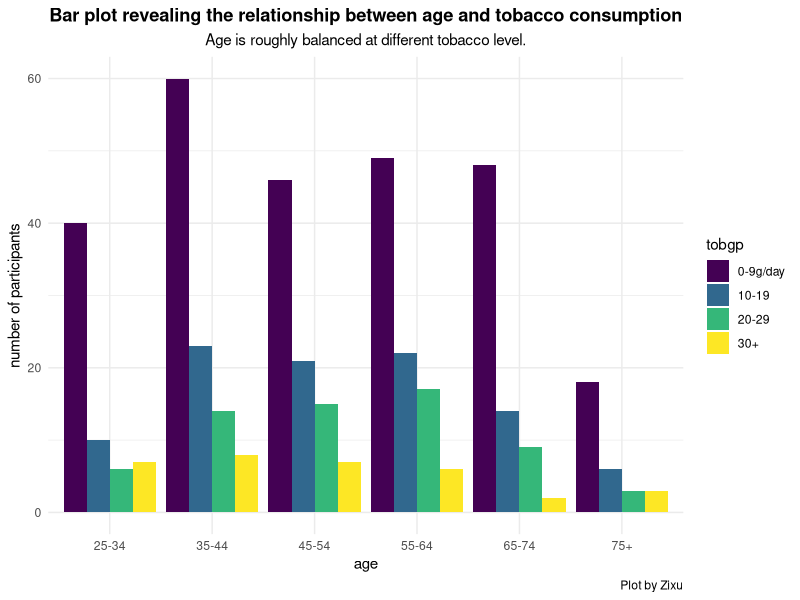
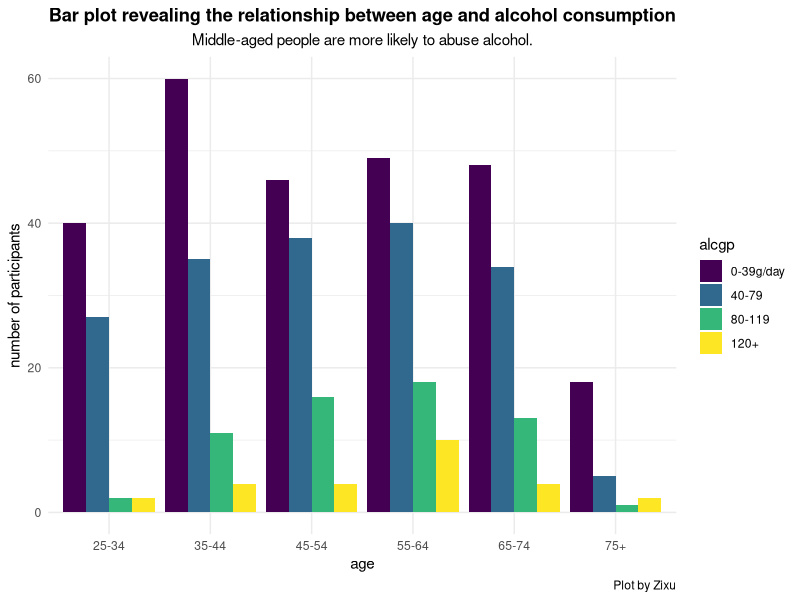
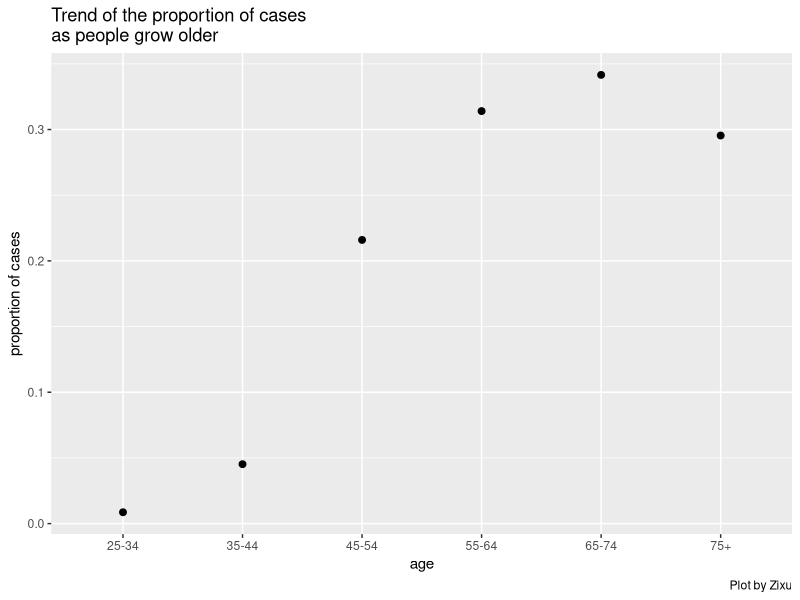
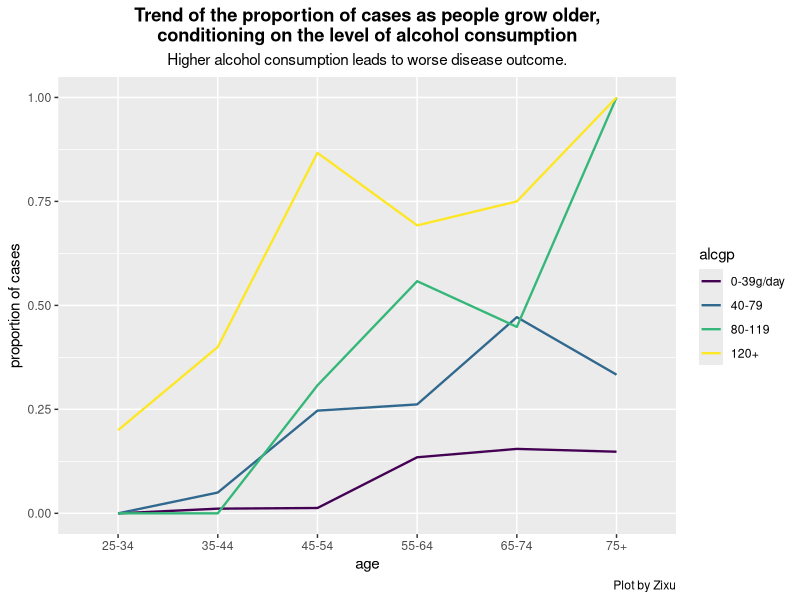
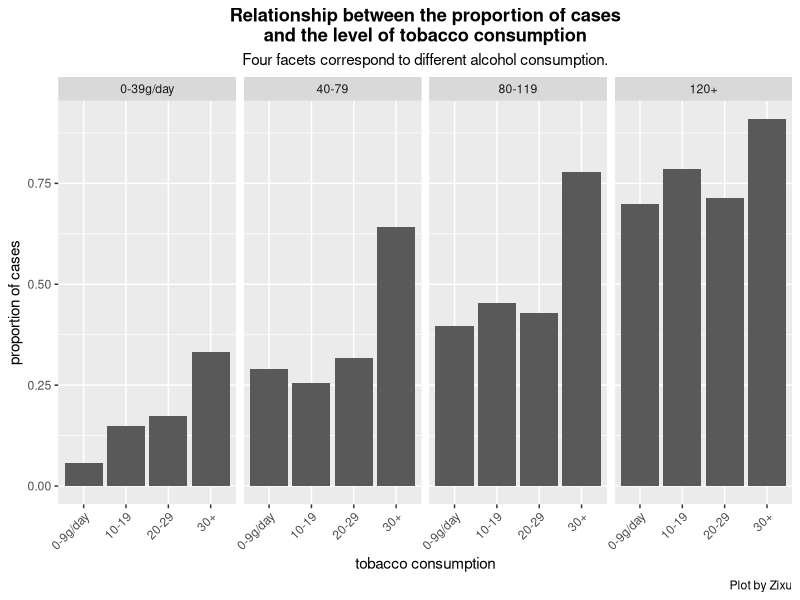
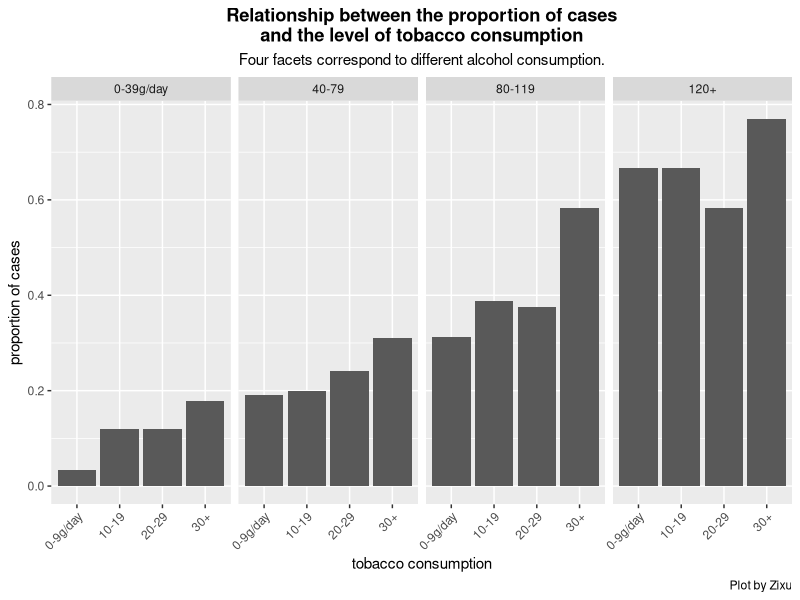

The R script that drew these images, in order:
## ---- chunk 1
data <- esoph
head(data, 15)
## ---- chunk 2
library(ggplot2)
library(dplyr)

# a bar plot showing the consumption of tobacco in different age groups
ggplot(data, aes(x = agegp, y = ncases + ncontrols, fill = tobgp)) +
  geom_bar(stat = "identity", position = "dodge") +
  labs(title = "Bar plot revealing the relationship between age and tobacco consumption",
       x = "age", y = "number of participants",
       subtitle="Age is roughly balanced at different tobacco level.",
       caption = "Plot by Zixu") +
  theme_minimal() +
  theme(plot.title = element_text(hjust = 0.5, face = "bold"),
        plot.subtitle = element_text(hjust = 0.5))

## ---- chunk 3

# a bar plot showing the consumption of alcohol in different age groups
ggplot(data, aes(x = agegp, y = ncases + ncontrols, fill = alcgp)) +
  geom_bar(stat = "identity", position = "dodge") +
  labs(title = "Bar plot revealing the relationship between age and alcohol consumption",
       x = "age", y = "number of participants",
       subtitle="Middle-aged people are more likely to abuse alcohol.",
       caption = "Plot by Zixu") +
  theme_minimal() +
  theme(plot.title = element_text(hjust = 0.5, face = "bold"),
        plot.subtitle = element_text(hjust = 0.5))


## ---- chunk 4
temp <- summarize(group_by(data, agegp),
                  case_proportion = sum(ncases)/ (sum(ncases) + sum(ncontrols)))

ggplot(temp, aes(x = agegp, y = case_proportion, group = 1)) +
  geom_point(size = 2) +
  labs(title = "Trend of the proportion of cases\nas people grow older",
       x = "age", y = "proportion of cases",
       caption = "Plot by Zixu")

## ---- chunk 5

temp <- summarize(group_by(data, agegp, alcgp),
                  case_proportion = sum(ncases)/ (sum(ncases) + sum(ncontrols)))


ggplot(temp, aes(x = agegp, y = case_proportion, group = alcgp, colour = alcgp)) +
  geom_line(linewidth = 0.8) +
  labs(title = "Trend of the proportion of cases as people grow older,\nconditioning on the level of alcohol consumption",
       subtitle = "Higher alcohol consumption leads to worse disease outcome.",
       x = "age", y = "proportion of cases",
       caption = "Plot by Zixu") +
  theme(plot.title = element_text(hjust = 0.5, face = "bold"),
        plot.subtitle = element_text(hjust = 0.5))


## ---- chunk 6

temp <- summarize(group_by(filter(data, !agegp %in% unique(data$agegp)[1:2]),
                           alcgp, tobgp),
                  n1 = sum(ncases),
                  n2 = sum(ncontrols))
temp <- mutate(temp,
               case_proportion = n1 / (n1 + n2) )


ggplot(select(temp, -n1, -n2), aes(x = tobgp, y = case_proportion)) +
  geom_bar(stat = "identity", position = "dodge") +
  facet_wrap(~alcgp, nrow = 1) +
  labs(title = "Relationship between the proportion of cases\nand the level of tobacco consumption",
       subtitle = "Four facets correspond to different alcohol consumption.",
       x = "tobacco consumption", y = "proportion of cases",
       caption = "Plot by Zixu") +
  theme(plot.title = element_text(hjust = 0.5, face = "bold"),
        plot.subtitle = element_text(hjust = 0.5),
        axis.text.x = element_text(angle = 45, hjust = 1))



## ---- chunk 7
#| label: Margin figures
#| fig-cap: "Corresponding result without filtering the young subjects below 45 years old."
#| column: margin

temp <- summarize(group_by(data, alcgp, tobgp),
                  case_proportion = sum(ncases) / (sum(ncases) + sum(ncontrols)) )

ggplot(temp, aes(x = tobgp, y = case_proportion)) +
  geom_bar(stat = "identity", position = "dodge") +
  facet_wrap(~alcgp, nrow = 1) +
  labs(title = "Relationship between the proportion of cases\nand the level of tobacco consumption",
       subtitle = "Four facets correspond to different alcohol consumption.",
       x = "tobacco consumption", y = "proportion of cases",
       caption = "Plot by Zixu") +
  theme(plot.title = element_text(hjust = 0.5, face = "bold"),
        plot.subtitle = element_text(hjust = 0.5),
        axis.text.x = element_text(angle = 45, hjust = 1))
## ---- chunk 8

## ---- chunk 9

## ---- chunk 10

## ---- chunk 11

## ---- chunk 12

## ---- chunk 13

## ---- chunk 14

## ---- chunk 15

## ---- chunk 16

## ---- chunk 17

## ---- chunk 18

## ---- chunk 19

## ---- chunk 20

## ---- chunk 21

## ---- chunk 22

## ---- chunk 23

